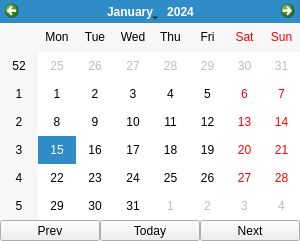
<?xml version="1.0" encoding="UTF-8"?>
<ui version="4.0">
 <class>MonthChromeWidget</class>
 <widget class="QWidget" name="MonthChromeWidget">
  <layout class="QVBoxLayout" name="verticalLayoutMonthChrome">
   <property name="spacing"><number>0</number></property>
   <property name="leftMargin"><number>0</number></property>
   <property name="topMargin"><number>0</number></property>
   <property name="rightMargin"><number>0</number></property>
   <property name="bottomMargin"><number>0</number></property>
   <item>
    <widget class="MonthCalendarWidget" name="tableWidgetCalendar">
     <property name="minimumSize">
      <size><width>300</width><height>220</height></size>
     </property>
     <property name="maximumSize">
      <size><width>16777215</width><height>260</height></size>
     </property>
    </widget>
   </item>
   <item>
    <widget class="QWidget" name="calendarNavigationBar" native="true">
     <layout class="QHBoxLayout" name="horizontalLayoutCalendarNavigation">
      <property name="spacing"><number>0</number></property>
      <property name="leftMargin"><number>0</number></property>
      <property name="topMargin"><number>0</number></property>
      <property name="rightMargin"><number>0</number></property>
      <property name="bottomMargin"><number>0</number></property>
      <item>
       <widget class="QToolButton" name="pushButtonPreviousCalendar">
        <property name="sizePolicy">
         <sizepolicy hsizetype="Expanding" vsizetype="Fixed">
          <horstretch>0</horstretch><verstretch>0</verstretch>
         </sizepolicy>
        </property>
        <property name="text"><string>Prev</string></property>
        <property name="toolButtonStyle"><enum>Qt::ToolButtonTextBesideIcon</enum></property>
       </widget>
      </item>
      <item>
       <widget class="QToolButton" name="pushButtonTodayCalendar">
        <property name="sizePolicy">
         <sizepolicy hsizetype="Expanding" vsizetype="Fixed">
          <horstretch>0</horstretch><verstretch>0</verstretch>
         </sizepolicy>
        </property>
        <property name="text"><string>Today</string></property>
        <property name="toolButtonStyle"><enum>Qt::ToolButtonTextBesideIcon</enum></property>
       </widget>
      </item>
      <item>
       <widget class="QToolButton" name="pushButtonNextCalendar">
        <property name="sizePolicy">
         <sizepolicy hsizetype="Expanding" vsizetype="Fixed">
          <horstretch>0</horstretch><verstretch>0</verstretch>
         </sizepolicy>
        </property>
        <property name="text"><string>Next</string></property>
        <property name="toolButtonStyle"><enum>Qt::ToolButtonTextBesideIcon</enum></property>
       </widget>
      </item>
     </layout>
    </widget>
   </item>
  </layout>
 </widget>
 <customwidgets>
  <customwidget>
   <class>MonthCalendarWidget</class>
   <extends>QCalendarWidget</extends>
   <header>monthcalendarwidget.h</header>
  </customwidget>
 </customwidgets>
 <resources/>
 <connections/>
</ui>
